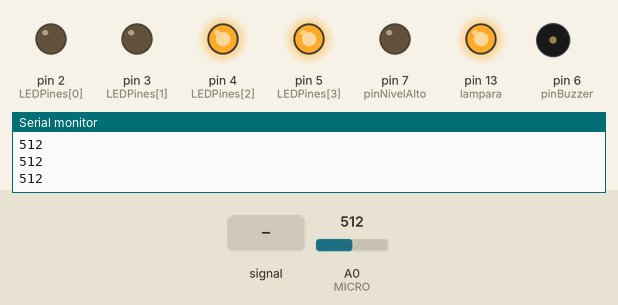
This sketch was run on a simulated Arduino Uno, built with avr-gcc and run on an emulated ATmega328P. Shown: output pins drawn as LEDs (lit = HIGH), buzzer (waves = sounding), the last lines printed to the serial monitor. Inputs (shaded band) come from the test bench; at power-on: A0 (MICRO) = 512.

Above: at 1.2 s.
1.3 s: A0 (MICRO) fed a 200 Hz sine of ±460 counts around its level
At 2.5 s:
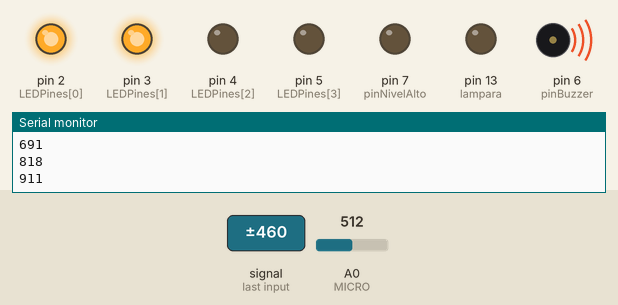
4.3 s: A0 (MICRO) set to 18
At 5.4 s:
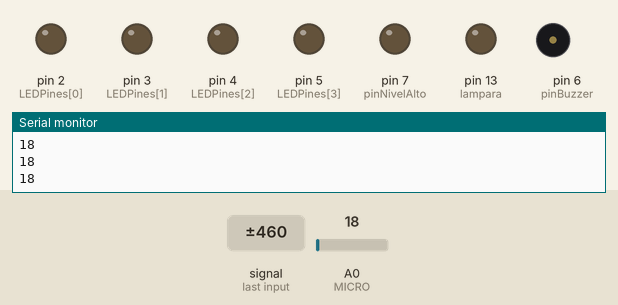
5.8 s: A0 (MICRO) set to 26
At 6.7 s:
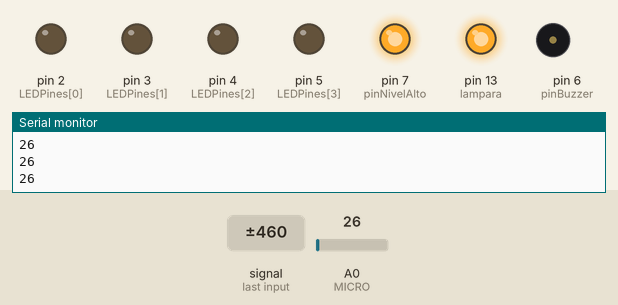
7.3 s: A0 (MICRO) set to 0
At 8.0 s:
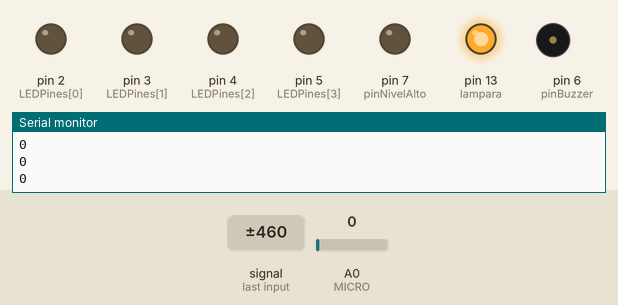
Timing chart, 0 to 9.8 s (numbered marks = the images above; inputs shaded):
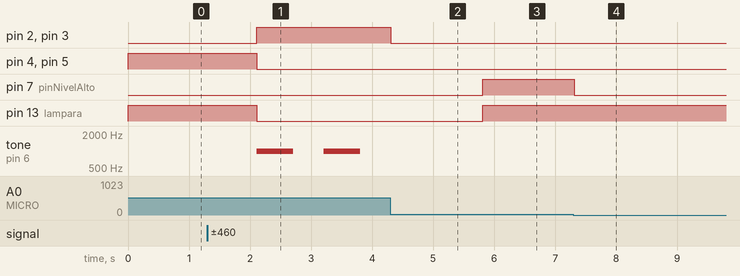

The sketch:

Practica27.ino
```cpp
const int LEDPines[] = {2,3,4,5,7};
const int MICRO = A0;
const int pinBuzzer = 6;
const int boton = 8;
const int lampara = 13;


void setup() {
  for(int i=0; i<5; i++)
  {
    pinMode(LEDPines[i], OUTPUT);
    digitalWrite(LEDPines[i],HIGH);
  }

  Serial.begin(9600);
  pinMode(MICRO, INPUT);
  pinMode(boton,INPUT);
  pinMode(lampara,OUTPUT);

}

void alarma(int toneB)
{
  tone(pinBuzzer, toneB, 600);
   delay(1000);
}

    int pinNivelAlto = 7;
    int pinNivelMedio[] = {4,5};
    int pinNivelBajo[] = {2,3};

    void nivel_alto(bool turnOn);
    void nivel_bajo(bool turnOn);
    void nivel_medio(bool turnOn);

    void nivel_alto(bool turnOn)
    {
        digitalWrite(pinNivelAlto,turnOn);

        if(turnOn)
        {
            nivel_medio(!turnOn);
            nivel_bajo(!turnOn);
        }
    }

    void nivel_medio(bool turnOn)
    {
        for(int i=0; i<2; i++)
        {
            digitalWrite(pinNivelMedio[i],turnOn);
        }

         if(turnOn)
        {
            nivel_alto(!turnOn);
            nivel_bajo(!turnOn);
        }
    }

    void nivel_bajo(bool turnOn)
    {
        for(int i=0; i<2; i++)
        {
            digitalWrite(pinNivelBajo[i],turnOn);
        }

        if(turnOn)
        {
            nivel_medio(!turnOn);
            nivel_alto(!turnOn);
        }
    }


   void apagarTodo(){
    for(int i=0; i<2; i++)
        {
            digitalWrite(pinNivelBajo[i],0);
        }


        digitalWrite(pinNivelAlto,0);


        for(int i=0; i<2; i++)
        {
            digitalWrite(pinNivelMedio[i],0);
        }

    }

boolean activate;

void loop() {
   int value = analogRead(MICRO);

  Serial.println(String(value));

  if(value>=900)
  {
     nivel_bajo(true);
     digitalWrite(lampara, false);
     alarma(1000);

  }else if(value>=28)
  {
    digitalWrite(lampara, true);
    nivel_medio(true);

  }else if(value>=25){
    digitalWrite(lampara, true);
   nivel_alto(true);
  }else{
   apagarTodo();
  }

  delay(100);
//  if(!activate)
//  {
//    activate= value == HIGH;
//  }
//
//  else{
//    digitalWrite(LEDPin, HIGH);
//     digitalWrite(lampara, false);
//    alarma(1000);
//    int valBtn = digitalRead(boton);
//
//    Serial.println(String("Bt: ")+valBtn);
//
//    if(valBtn)
//    {
//
//        digitalWrite(LEDPin, LOW);
//        digitalWrite(lampara, true);
//        activate=false;
//    }
//  }
}
```

Measured:
- the behaviour switches between 24 and 25 on A0 (MICRO) (found by bisection; images 2 and 3)
- after the input at 1.3 s, pin 2 (LEDPines[0]), pin 3 (LEDPines[1]): LOW → HIGH after 0.81 s; pin 4 (LEDPines[2]), pin 5 (LEDPines[3]), pin 13 (lampara): HIGH → LOW after 0.81 s; tone on pin 6 (pinBuzzer): alternates 1000 Hz for 0.60 s and silent for 0.50 s, starting after 0.81 s
- after the input at 4.3 s, pin 2 (LEDPines[0]), pin 3 (LEDPines[1]): HIGH → LOW at once; tone on pin 6 (pinBuzzer): stays silent (without the input it goes to 1000 Hz after 0.01 s)
- after the input at 5.8 s, pin 7 (pinNivelAlto), pin 13 (lampara): LOW → HIGH at once
- after the input at 7.3 s, pin 7 (pinNivelAlto): HIGH → LOW at once
